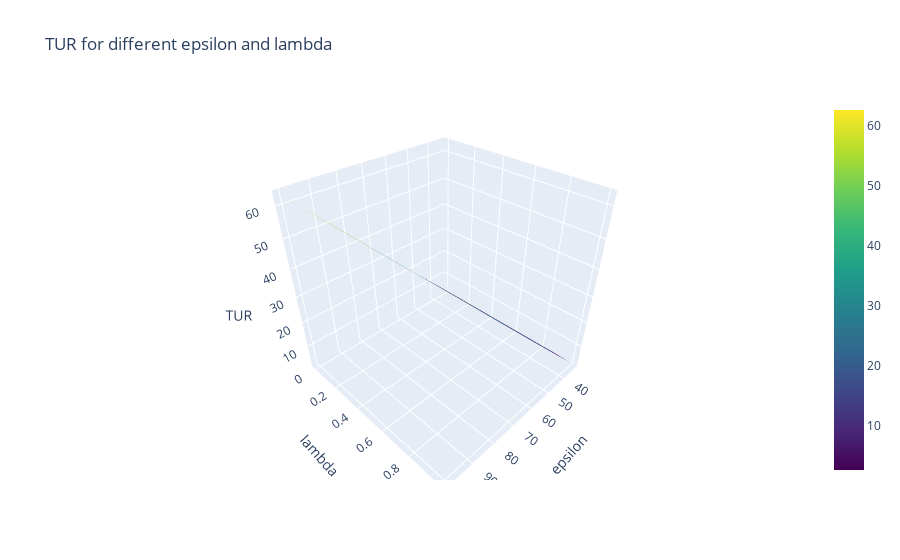

Notebook code for this chart:
### Code cell
#3D - plot

Epsilon, Lamda = np.meshgrid(epsilons, lamdas)    # Create a 2D grid

# Plot the surface
fig = plt.figure(figsize=(8, 6))
ax = fig.add_subplot(111, projection='3d')
ax.plot_surface(Epsilon, Lamda, TUR, cmap='viridis')

# Labels
ax.set_xlabel('epsilon')
ax.set_ylabel('lambda')
ax.set_zlabel('TUR')
ax.set_title('TUR for different epsilon and lambda')
#ax.set_xlim(160, 200)
##ax.set_zlim(0, 200)
#ax.view_init(elev=-90, azim=120)
ax.view_init(azim=-110)

plt.show()

# Create interactive 3D surface plot
fig = go.Figure(data=[go.Surface(z=TUR, x=Epsilon, y=Lamda, colorscale="viridis")])

# Labels
fig.update_layout(
    title="TUR for different epsilon and lambda",
    scene=dict(
        xaxis_title="epsilon",
        yaxis_title="lambda",
        zaxis_title="TUR"
        #xaxis=dict(title="epsilon", range=[160, 200]),  # X-axis limits
        #yaxis=dict(title="lambda", range=[0, 1]),  # Y-axis limits
        #zaxis=dict(title="T", range=[0, 200])  # Z-axis remains auto-scaled
    )
)

# Show the interactive plot
fig.show()

### Figure 1 — Plotly figure (JSON) as saved in the notebook; plotly's stock layout.template omitted (floating-point values rounded to 4 significant figures)
{"data": [{"colorscale": [[0, "#440154"], [0.1111, "#482878"], [0.2222, "#3e4989"], [0.3333, "#31688e"], [0.4444, "#26828e"], [0.5556, "#1f9e89"], [0.6667, "#35b779"], [0.7778, "#6ece58"], [0.8889, "#b5de2b"], [1, "#fde725"]], "type": "surface", "x": [[-100.0, -77.78, -55.56, -33.33, -11.11, 11.11, 33.33, 55.56, 77.78, 100.0], [-100.0, -77.78, -55.56, -33.33, -11.11, 11.11, 33.33, 55.56, 77.78, 100.0], [-100.0, -77.78, -55.56, -33.33, -11.11, 11.11, 33.33, 55.56, 77.78, 100.0], [-100.0, -77.78, -55.56, -33.33, -11.11, 11.11, 33.33, 55.56, 77.78, 100.0], [-100.0, -77.78, -55.56, -33.33, -11.11, 11.11, 33.33, 55.56, 77.78, 100.0], [-100.0, -77.78, -55.56, -33.33, -11.11, 11.11, 33.33, 55.56, 77.78, 100.0], [-100.0, -77.78, -55.56, -33.33, -11.11, 11.11, 33.33, 55.56, 77.78, 100.0], [-100.0, -77.78, -55.56, -33.33, -11.11, 11.11, 33.33, 55.56, 77.78, 100.0], [-100.0, -77.78, -55.56, -33.33, -11.11, 11.11, 33.33, 55.56, 77.78, 100.0], [-100.0, -77.78, -55.56, -33.33, -11.11, 11.11, 33.33, 55.56, 77.78, 100.0], [-100.0, -77.78, -55.56, -33.33, -11.11, 11.11, 33.33, 55.56, 77.78, 100.0], [-100.0, -77.78, -55.56, -33.33, -11.11, 11.11, 33.33, 55.56, 77.78, 100.0]], "y": [[0.0, 0.0, 0.0, 0.0, 0.0, 0.0, 0.0, 0.0, 0.0, 0.0], [0.09091, 0.09091, 0.09091, 0.09091, 0.09091, 0.09091, 0.09091, 0.09091, 0.09091, 0.09091], [0.1818, 0.1818, 0.1818, 0.1818, 0.1818, 0.1818, 0.1818, 0.1818, 0.1818, 0.1818], [0.2727, 0.2727, 0.2727, 0.2727, 0.2727, 0.2727, 0.2727, 0.2727, 0.2727, 0.2727], [0.3636, 0.3636, 0.3636, 0.3636, 0.3636, 0.3636, 0.3636, 0.3636, 0.3636, 0.3636], [0.4545, 0.4545, 0.4545, 0.4545, 0.4545, 0.4545, 0.4545, 0.4545, 0.4545, 0.4545], [0.5455, 0.5455, 0.5455, 0.5455, 0.5455, 0.5455, 0.5455, 0.5455, 0.5455, 0.5455], [0.6364, 0.6364, 0.6364, 0.6364, 0.6364, 0.6364, 0.6364, 0.6364, 0.6364, 0.6364], [0.7273, 0.7273, 0.7273, 0.7273, 0.7273, 0.7273, 0.7273, 0.7273, 0.7273, 0.7273], [0.8182, 0.8182, 0.8182, 0.8182, 0.8182, 0.8182, 0.8182, 0.8182, 0.8182, 0.8182], [0.9091, 0.9091, 0.9091, 0.9091, 0.9091, 0.9091, 0.9091, 0.9091, 0.9091, 0.9091], [1.0, 1.0, 1.0, 1.0, 1.0, 1.0, 1.0, 1.0, 1.0, 1.0]], "z": [[NaN, NaN, NaN, NaN, NaN, NaN, 2.935, 22.48, 42.5, 62.5], [NaN, NaN, NaN, NaN, NaN, NaN, 2.948, 22.5, 42.52, 62.52], [NaN, NaN, NaN, NaN, NaN, NaN, 2.959, 22.52, 42.53, 62.53], [NaN, NaN, NaN, NaN, NaN, NaN, 2.966, 22.53, 42.54, 62.55], [NaN, NaN, NaN, NaN, NaN, NaN, 2.97, 22.54, 42.55, 62.55], [NaN, NaN, NaN, NaN, NaN, NaN, 2.969, 22.54, 42.55, 62.55], [NaN, NaN, NaN, NaN, NaN, NaN, 2.966, 22.53, 42.54, 62.54], [NaN, NaN, NaN, NaN, NaN, NaN, 2.96, 22.52, 42.53, 62.54], [NaN, NaN, NaN, NaN, NaN, NaN, 2.954, 22.51, 42.52, 62.53], [NaN, NaN, NaN, NaN, NaN, NaN, 2.948, 22.5, 42.51, 62.52], [NaN, NaN, NaN, NaN, NaN, NaN, 2.949, 22.5, 42.51, 62.51], [NaN, NaN, NaN, NaN, NaN, NaN, 2.714, 22.5, 42.44, 62.48]]}], "layout": {"scene": {"xaxis": {"title": {"text": "epsilon"}}, "yaxis": {"title": {"text": "lambda"}}, "zaxis": {"title": {"text": "TUR"}}}, "title": {"text": "TUR for different epsilon and lambda"}}}
